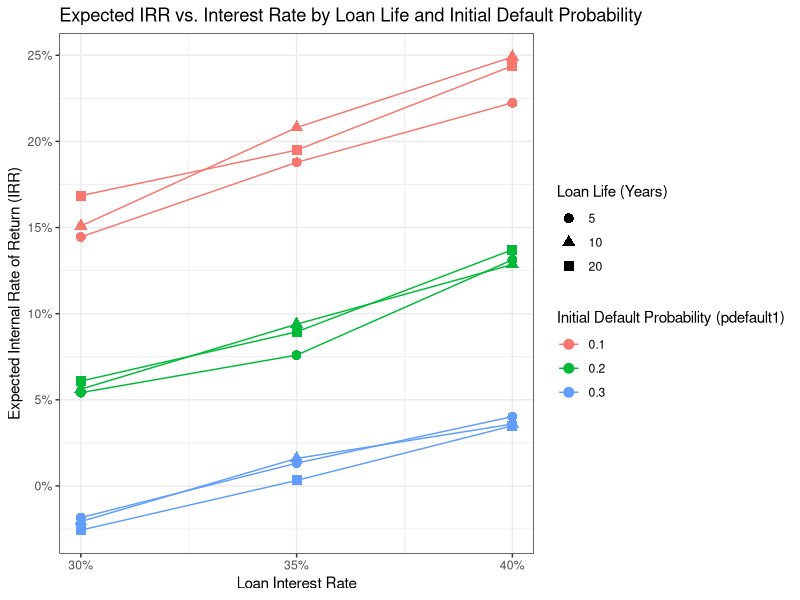

This figure's R source: (Note: this script raises an error after producing the figure.)
# Install necessary library if you don't have it
# install.packages("tidyverse")
# install.packages("ggplot2")

library(tidyverse)
library(ggplot2)

# Inputs
pricemachine <- 1000000
nlife_options <- c(5, 10, 20)
pdefault1_options <- c(0.1, 0.2, 0.3)
Decaydefault <- 0.9
pndefault <- 0.4
rrecovery <- 0.4
interest_rates <- seq(0.30, 0.40, 0.05)
num_iterations <- 1000

# Function to simulate loan cash flows for a single iteration
simulate_loan <- function(nlife, pdefault1, Decaydefault, pndefault, rrecovery, rinterest) {
  cash_flows <- numeric(nlife + 2) # Potential for 2 extra years due to bankruptcy
  
  # Year 0: Loan disbursement
  cash_flows[1] <- -pricemachine
  
  defaulted <- FALSE
  for (year in 1:nlife) {
    # Calculate default probability for the current year
    if (year == 1) {
      prob_default <- pdefault1
    } else if (year == nlife) {
      prob_default <- pndefault
    } else {
      prob_default <- pdefault1 * (Decaydefault^(year - 1))
    }
    
    # Simulate default event
    if (!defaulted && runif(1) < prob_default) {
      defaulted <- TRUE
      default_year <- year
      break # Stop regular cash flows after default
    } else if (!defaulted) {
      # Regular interest payment
      cash_flows[year + 1] <- rinterest * pricemachine
    }
  }
  
  # Handle repayment or bankruptcy recovery
  if (!defaulted) {
    cash_flows[nlife + 1] <- cash_flows[nlife + 1] + pricemachine # Final repayment + interest
  } else {
    # Bankruptcy recovery occurs 2 years after default
    recovery_year <- default_year + 2
    if (recovery_year <= length(cash_flows)) {
      cash_flows[recovery_year + 1] <- rrecovery * pricemachine
    }
  }
  
  return(cash_flows)
}

# Function to calculate IRR for a single simulation
calculate_irr <- function(cash_flows) {
  tryCatch({
    irr <- uniroot(function(rate) npv(rate, cash_flows), interval = c(-0.9, 1))$root
    return(irr)
  }, error = function(e) {
    return(NA) # Return NA if IRR cannot be calculated
  })
}

# Function to calculate Net Present Value (NPV)
npv <- function(rate, cash_flows) {
  n <- length(cash_flows) - 1
  return(sum(cash_flows / (1 + rate)^(0:n)))
}

# Main simulation loop
results_list <- list()

for (nlife in nlife_options) {
  for (pdefault1 in pdefault1_options) {
    scenario_results <- list()
    for (rinterest in interest_rates) {
      irr_values <- replicate(num_iterations, calculate_irr(simulate_loan(nlife, pdefault1, Decaydefault, pndefault, rrecovery, rinterest)))
      expected_irr <- mean(irr_values, na.rm = TRUE)
      scenario_results[[as.character(rinterest)]] <- expected_irr
    }
    results_list[[paste0("nlife_", nlife, "_pdefault1_", pdefault1)]] <- scenario_results
  }
}

# Convert results to a data frame for easier plotting
results_df <- data.frame(
  nlife = factor(),
  pdefault1 = factor(),
  rinterest = numeric(),
  expected_irr = numeric()
)

for (nlife in nlife_options) {
  for (pdefault1 in pdefault1_options) {
    scenario_key <- paste0("nlife_", nlife, "_pdefault1_", pdefault1)
    scenario_results <- results_list[[scenario_key]]
    for (r_str in names(scenario_results)) {
      r <- as.numeric(r_str)
      irr <- scenario_results[[r_str]]
      results_df <- rbind(results_df, data.frame(nlife = factor(nlife), pdefault1 = factor(pdefault1), rinterest = r, expected_irr = irr))
    }
  }
}

# Visualize the results
ggplot(results_df, aes(x = rinterest, y = expected_irr, color = pdefault1, shape = nlife)) +
  geom_point(size = 3) +
  geom_line() +
  labs(
    title = "Expected IRR vs. Interest Rate by Loan Life and Initial Default Probability",
    x = "Loan Interest Rate",
    y = "Expected Internal Rate of Return (IRR)",
    color = "Initial Default Probability (pdefault1)",
    shape = "Loan Life (Years)"
  ) +
  theme_bw() +
  scale_x_continuous(labels = scales::percent, breaks = interest_rates) +
  scale_y_continuous(labels = scales::percent)

# Display the results in a table format
print(pivot_wider(results_df, id_cols = c("nlife", "pdefault1"), names_from = "rinterest", values_from = "expected_irr"))

# Conditional Formatting (example using a tibble and printing with a style)
library(knitr)
library(kableExtra)

formatted_results <- results_df %>%
  pivot_wider(id_cols = c("nlife", "pdefault1"), names_from = "rinterest", values_from = "expected_irr") %>%
  mutate_at(vars(-nlife, -pdefault1), scales::percent) %>%
  kable() %>%
  kable_styling(bootstrap_options = c("striped", "hover")) %>%
  # Example conditional formatting: highlight IRR > 0
  column_spec(3:ncol(.), background = ifelse(as.matrix(pivot_wider(results_df, id_cols = c("nlife", "pdefault1"), names_from = "rinterest", values_from = "expected_irr")[, -c(1:2)]) > 0, "lightgreen", "lightcoral"))

formatted_results
